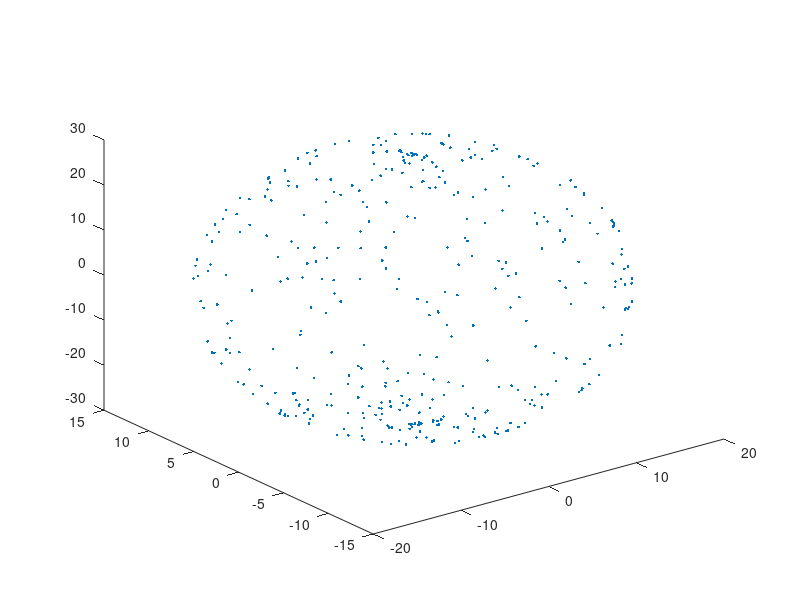

Reproduce this figure in MATLAB.
function Q = qexample()
Q = [16.4749   -1.3650   16.7884
   14.0550  -10.5193    3.5922
   -3.5667   -1.0510   29.4442
    6.0461   14.0849    4.9212
   -8.8902    3.5357  -25.9262
   -7.8657    4.1431  -26.3084
    4.6327   -6.2306  -26.3899
    1.9420   -0.2418  -29.8543
   -0.0305   14.0581  -10.4631
    8.7604   -8.4579   21.0042
  -18.2813    5.1198   -6.5718
   -3.6285   12.6425   15.2003
  -12.5754  -11.6463   -1.2790
   -0.2277    0.2848  -29.9926
   -0.4064   -0.1726   29.9918
   -1.9821  -13.6920   11.8858
   14.2035   -5.7567  -17.7069
   15.2883    2.2826   18.7953
  -18.0726   -4.4050   -9.3538
   -2.6046    8.4104   24.5316
   13.4786   -9.9543    9.7409
   -1.2567   -9.1190   23.7449
   11.1388    7.2211  -20.3043
  -11.1652   -9.2557   16.6385
   -4.0638   -8.9776  -23.2476
   18.4125   -5.8458    0.7177
    9.8778  -10.9357  -14.2166
  -17.6488   -2.3698   13.2930
  -17.9684    1.4076  -12.8699
  -12.2360   -2.2037   23.3175
   -3.1426    2.5097  -29.1990
   -0.6721  -13.8480  -11.4852
    9.1724   10.4875   16.4544
   17.2476    5.4738  -10.5270
  -10.8154    2.5400  -24.7185
   19.1465    4.2015    2.1359
   -0.8712   -8.7661  -24.3087
    4.1753   -8.2987  -24.1929
  -13.0703   -9.0414  -13.7348
   -1.4197   -2.4204   29.5302
  -15.7022   -6.4821   13.3106
    4.0240    6.8779  -25.9682
   10.7321   -9.1406   17.5112
   -3.1836  -13.8726   10.3631
    0.6777   -0.1483  -29.9813
   17.9879   -1.3872   12.8173
  -19.6339    1.7317   -4.5445
    1.1824   12.6151  -16.1337
   -5.3637   10.4713  -19.9167
  -11.7062    9.0609  -16.2257
  -15.1965   -3.9198   17.8589
   -6.9747  -12.6266  -12.3621
    4.2222    1.0896   29.2428
  -14.6282    0.1330  -20.4564
   -0.4771    0.3258   29.9844
   -2.8781   -4.5531   28.2567
   12.7133    5.8175  -20.0241
  -15.2465   -1.9819   19.0070
    8.9430    4.8307   25.0341
   -2.4145   -4.3654  -28.4720
   18.9079   -3.9211   -5.8397
   -1.6112   -0.4412   29.8895
   -7.9042    5.3869  -25.3644
   -0.1613    8.6345   24.5300
    8.1833   -5.4373  -25.1211
   -1.0209   -3.8211   28.9699
   -1.5938   -2.9563  -29.3143
   10.8302   -9.8646   15.7114
   -1.6441    2.6683  -29.4183
  -14.8746    5.0577  -17.3165
   12.2762  -11.8418    0.0833
   -6.8808   -4.1721  -26.9044
    5.8672   -2.2388  -28.3284
  -17.3298    5.5767   -9.9941
  -18.6568   -5.2166   -2.8241
   10.5718   12.5453   -4.3589
   -0.2602    0.0812  -29.9970
    3.3589    1.5215  -29.4169
   14.8785   -7.6289   13.0046
    9.1024   -0.3103   26.7057
   17.3615   -5.8646    9.1777
    1.1750    3.8143  -28.9603
    4.8859  -14.2232   -6.0904
   15.6754    2.7950  -17.7733
    2.2830   12.0764  -17.4617
   -7.1037    0.8752  -27.9892
   -1.3239    1.7396   29.7313
   -9.8200   -4.5964   24.4646
  -17.0875    7.3350    5.2755
   -8.3993   -0.8891  -27.1681
   16.8014    5.9025  -11.2024
    9.3151   10.9939  -14.8762
  -10.4183    8.1494  -19.7518
   -5.9937   -1.1536   28.5280
   -2.1243    0.3740  -29.8209
    2.5665   -0.5263  -29.7333
    1.8952   -8.6047  -24.4081
   16.8954   -7.4672   -5.8895
    8.1296   13.6405    2.6536
   -1.4046   11.2849  -19.6512
   17.5229   -4.9202   10.5970
   -2.6680   -3.6521   28.8207
   -6.7759   -0.7989  -28.1806
   14.9918   -8.5424  -10.1200
  -17.3646   -5.1905  -10.6673
   11.2507    8.3152  -18.4020
   11.9663    4.8664   21.9793
   -9.4313    4.7797   24.6674
  -19.8852    1.3579    1.7115
   -4.6210  -11.0855  -18.9843
   -1.9940   -0.3894  -29.8404
   11.6928  -12.1622    0.8341
    1.4811   -1.1693  -29.8261
    0.4643   -0.1338  -29.9907
   -0.4951   -0.2527  -29.9865
    8.4494  -11.2860  -15.1616
   -1.6622   12.7403   15.6372
   -6.7268   -3.0112  -27.6029
  -13.1072   10.9632   -5.7170
    5.1727   -2.5270   28.5351
   -0.4670    1.2226   29.8920
    4.5271   -2.3872  -28.8287
   16.7023   -7.9800   -4.1959
   11.6242  -11.7010    6.9517
    4.1369    0.7425   29.3136
  -16.6541    0.0396  -16.6112
  -10.6715  -12.6080   -2.8142
    1.1058   11.9428   18.0756
  -12.6478   -0.0930   23.2388
   -6.0102  -10.8589   18.6295
   19.1903   -0.3465   -8.4213
    0.0116    0.3034   29.9939
  -10.7888    1.1619  -25.1536
    8.0022   -0.9168   27.4328
   15.3131    9.2951   -5.1764
    0.9407    2.5330  -29.5355
   -7.6443   -6.5986  -24.3794
    9.1656   12.0857  -11.2573
   -1.7669  -11.9752   17.8706
   -9.5015  -12.0101   10.9500
   16.9649   -5.6429   11.1831
   -2.3581  -11.7276   18.3669
   -0.0532    0.1207  -29.9989
   -1.4006  -14.9360    1.8022
    0.1029   -0.0221   29.9996
    2.1230   -9.5772  -22.8685
   12.2174   11.8556   -1.3906
   16.3565    2.6534   16.4280
   10.3075    1.1364   25.6083
  -16.3280   -1.1399  -17.1740
  -13.1714    9.2899   12.8237
   -4.5691    4.7179  -27.6404
   11.8530   -2.1848   23.7654
   -9.9842    3.2967   25.1443
    5.8464   -0.8671  -28.6372
   14.3079   -2.9894  -20.0908
    9.9249   -4.5221  -24.4248
    0.0176   -3.2271   29.2975
    7.1763    3.1703  -27.2750
   19.6238    2.8954    0.0615
    8.5286   13.5501    1.3860
  -14.7966    3.8549   18.6533
   -0.5291    0.8947   29.9361
   -0.0222    0.0317   29.9999
    6.1103  -12.3699   14.2808
    1.9917    3.1724  -29.1688
   -7.3643    6.2646  -24.9197
    6.3097    5.0246  -26.6353
  -15.4113    7.4474   11.9898
   -2.0368   -4.2284  -28.6208
  -15.4802    4.2467   16.9907
    2.3061    5.4490  -27.7356
   14.1332    6.9829   15.9851
   10.9350    9.2275  -17.0403
   -2.7000   13.3925   12.8905
    1.6514   -1.1725  -29.8055
   17.6491   -1.6930   13.6998
    2.4148   14.2586   -8.5817
  -11.7975    6.8147   20.0270
    6.8887   10.4446   18.8910
    0.2078    0.0081   29.9984
    2.6688    5.7660  -27.4042
  -17.1758   -7.6153    2.0644
   12.5810    8.8203  -15.2537
    4.2424    1.0231   29.2458
    0.6374    3.2100  -29.2894
    0.3202   -0.1682  -29.9943
    1.3290  -12.9556  -14.9878
  -11.7705    9.4332   15.2424
  -10.2799   10.4820  -14.9244
    0.2257   -1.8224   29.7759
    2.0422    1.4116  -29.7094
  -14.5456    0.7311  -20.5383
   -7.2395   -3.9928   26.8013
   -2.9049   -3.7093   28.7398
   -3.8931   -0.6531   29.3971
    0.5238   -0.2305  -29.9862
    0.8184   -8.5300  -24.6464
   -7.6724   -0.6065   27.6782
   -4.9982    0.9179  -28.9900
    7.0626  -11.7693  -15.2874
  -14.8522    7.2340   13.9410
   -8.2277    3.2341  -26.5678
    8.7271   -9.0660   19.9966
    3.7470    5.4834  -27.3521
  -10.4432   -7.0702   21.3228
   10.0176   -5.1012  -23.8771
    4.1032   -0.0349   29.3618
   -7.0632  -11.3872  -16.4036
  -10.4093   12.7659   -2.0810
    1.6412   -0.5019  -29.8820
   16.1622   -6.4971   11.9754
  -11.0110   -4.8057   23.1263
   18.1995   -3.3332  -10.5029
   -8.8030    7.6779   22.1324
  -11.6922  -12.0972    2.6534
  -13.5113    6.5529   17.8183
  -10.6807    5.8811   22.4716
  -10.0112   12.1486   -9.1727
    0.0293    0.2170   29.9968
    1.9060   -7.1602  -26.2059
   -2.3117  -11.4842  -18.9851
  -13.3066   -4.5767   20.4406
    7.7982    5.8872   24.9908
   10.5078   -1.4553   25.3594
  -12.0614   -5.8540   20.8709
  -15.7201   -1.0172  -18.4346
   -8.7526   11.7855  -13.1162
   11.2303    2.7829  -24.1920
    3.0605   -2.3955   29.2570
   -4.6327   -2.8754  -28.6119
   -0.4608   14.6875   -6.0527
   -1.4957   14.9503   -0.9601
    0.5917  -14.9899   -0.6509
  -11.4045   -7.5996   19.3995
   -1.9646    9.9621   22.2338
  -13.3126   -9.4646  -11.9554
    2.6775    3.9833  -28.6427
   -9.6534    6.0067  -23.3668
   -4.9872   -1.1542   28.9605
   -6.9437   -6.0639   25.3857
   -6.2909    5.4434   26.3141
   -9.6065  -12.7226   -6.7009
   -1.8711   -0.8352   29.8217
   15.4490   -7.1584   12.5707
   -0.3354    3.2828  -29.2684
  -17.3923    5.6765    9.5132
    7.6690   13.5825    5.4524
    6.2118   -2.1246  -28.1979
   -0.9497  -14.4488   -7.9312
    4.4691    2.3013  -28.8769
   -0.0195   -2.4983   29.5810
  -14.0773    4.1674  -19.6124
   18.6286    1.3079  -10.5996
    7.0832   11.4640   16.1686
   -8.0101    1.4365   27.3383
    3.1211   -0.2338  -29.6288
   11.8141   -4.3118  -22.6185
  -14.4481   -8.4137  -12.1308
   -3.2666    6.0440  -27.0162
    4.8581   -5.1801   27.1949
  -15.6035   -9.3768   -0.7042
    1.4994   -1.2051  -29.8183
  -15.3358    6.4627  -14.2747
  -13.2550    8.3417   15.0449
   -2.3854    0.4218  -29.7739
   -1.0105   -0.4888  -29.9457
   14.0749   10.0227   -7.2423
   -0.4851    3.4363  -29.1931
   -4.5194   13.6579  -10.3871
  -19.8615    0.0615   -3.5228
   -2.4923   -8.3386   24.6556
   -1.1058   -4.5408   28.5442
    8.9114   -3.6490  -25.8468
    2.8804    3.3067  -28.9412
    0.0043   -0.0063   30.0000
    4.4378   -6.2864   26.4124
    0.7432    0.1292  -29.9782
    9.6984   -9.2710  -18.5624
    8.4277    5.7142  -24.6897
  -15.7158   -3.7488  -16.9726
   -3.8968    0.6392   29.3973
  -15.7402   -5.1346   15.3980
    2.0261    2.7394  -29.3385
   13.4115   -9.9259  -10.0601
  -15.0053    9.8957    1.3026
   14.7221    9.9436    4.1026
    0.1052   -0.2260   29.9962
    8.3910   -4.7009  -25.5575
   19.2687    3.9661    1.3007
    4.2933    3.2931  -28.5508
   18.9228    4.2298   -4.7723
   18.4667   -5.4768   -3.5673
  -11.0485   -5.1869  -22.7537
   18.7005    2.0451   -9.8198
   18.1358    1.4323   12.3187
    1.6790   -6.3343   27.0770
  -12.1062    4.0671   22.4515
  -16.1991   -8.4847   -4.6491
   19.6413    2.6064   -2.1959
    3.8543   -9.9376   21.7152
   14.2705   -9.2495    9.9791
   12.9632  -10.7675    7.6256
    0.2529   -0.8864   29.9452
   15.9595   -5.3464   14.5799
   -0.1940   -6.7515   26.7878
  -10.2707  -11.7517   10.4995
   -1.0722    3.9241  -28.9105
    0.2221    0.1090  -29.9974
  -15.7739   -9.2210   -0.2389
   -2.3497  -10.0634  -21.9656
   -0.5177    0.1235   29.9889
   -2.4075   -4.7456   28.2290
   -1.6072   -1.0833   29.8244
    5.7236   -0.5355   28.7253
    3.4567   14.4876   -5.7927
   -2.2442   -2.4913  -29.3912
   -3.6070  -14.4202   -6.2412
  -14.4774   -4.4686   18.6691
   -0.6814    3.8566   28.9735
  -13.8437   -9.9188   -8.6755
    2.6255   -4.0971  -28.5893
  -18.8179    5.0422    1.2457
   -3.2514   -7.7272  -25.2463
    4.1990   12.2646  -16.0825
   -8.1812  -13.4758   -4.7975
  -13.0058   10.3627    9.4802
    6.8303    5.7394   25.7540
    0.7536   -0.6849   29.9474
   -2.8498  -14.3402   -7.6920
   10.7396    6.3247  -21.9199
   15.4190    9.1141   -5.7273
  -15.2921    7.3022  -12.6711
   -1.1630    0.1246   29.9482
    9.4555   -0.1973  -26.4326
  -17.1679   -3.9694  -13.1840
   17.6598   -7.0374   -0.4462
    1.5974    5.5450   27.7717
    2.2222   -2.7044  -29.3195
    2.0733    9.2651   23.3872
    5.8448  -11.1088   18.1526
    4.7398   14.4581    3.6480
    4.3950   13.2555  -12.3976
    2.1134   -0.5531  -29.8115
  -15.4327   -1.0749  -18.9604
   -4.1433   -3.7643   28.3671
   -2.4516   14.2037    8.9164
    4.5514   -9.0640   22.9078
   -5.0377    4.7954  -27.4028
   -1.0785    5.1626  -28.1207
   -3.2505   -1.8889   29.3591
  -18.3889    3.0060   10.1499
   -7.4446  -12.1091   13.7396
  -16.6025   -3.8079   14.8931
   17.1468   -6.7604   -7.4606
  -10.4084   -1.5632  -25.4258
    0.3669   -0.8009   29.9521
   16.7123    6.4904  -10.1522
   -6.8739   12.6709   12.3077
   14.9623   -7.2000  -13.7451
    4.2964   -2.1295   28.9884
    1.3752   -8.5226   24.6010
   10.4725  -12.2203    7.4763
  -14.5310    9.9728    5.2047
    5.1775    7.1454   25.2083
  -13.6657   -7.3163   16.3002
    0.2584   -0.3217  -29.9906
    6.4280    4.9328   26.6402
   -8.5681    2.4871   26.6473
    4.2537    7.5401  -25.1371
    0.3198    7.5698   25.8952
   10.4032    9.7827  -16.5435
  -10.6570    6.5505  -21.7446
   -8.1495    4.7978  -25.6611
  -17.8832   -6.3474   -4.3907
   -1.0943   11.5215  -19.1397
   19.5489   -3.0400   -1.7814
   -0.7636   -1.4360  -29.8402
  -14.8609    9.8260    4.1098
   -2.2158    0.7756  -29.7749
  -15.0821   -1.0777   19.5844
   -9.2335   -0.1430   26.6099
   13.6122   -4.6933   19.8742
   -2.6072   -9.8087  -22.3576
   -1.0352   -5.9058   27.5331
  -10.0788    4.1349   24.5571
    4.5423   -1.5634  -29.0482
   -1.6683   11.2896   19.5937
    5.0253    5.1575   27.1437
  -16.2520   -8.6430   -2.6273
    0.7937    3.8814   28.9538
  -15.3770   -9.2639   -4.9702
   -3.9052  -12.9081   14.1143
   11.4760   10.3275   13.3061
    3.7992    9.2765  -22.8760
    1.8405   -8.5079  -24.5529
    9.0389   -9.5481  -18.7484
   -3.9224    3.5312  -28.5571
   15.3750    8.5918   -8.5349
    3.3526  -14.2325    8.0283];

plot3(Q(:,1),Q(:,2),Q(:,3),'.');
end
